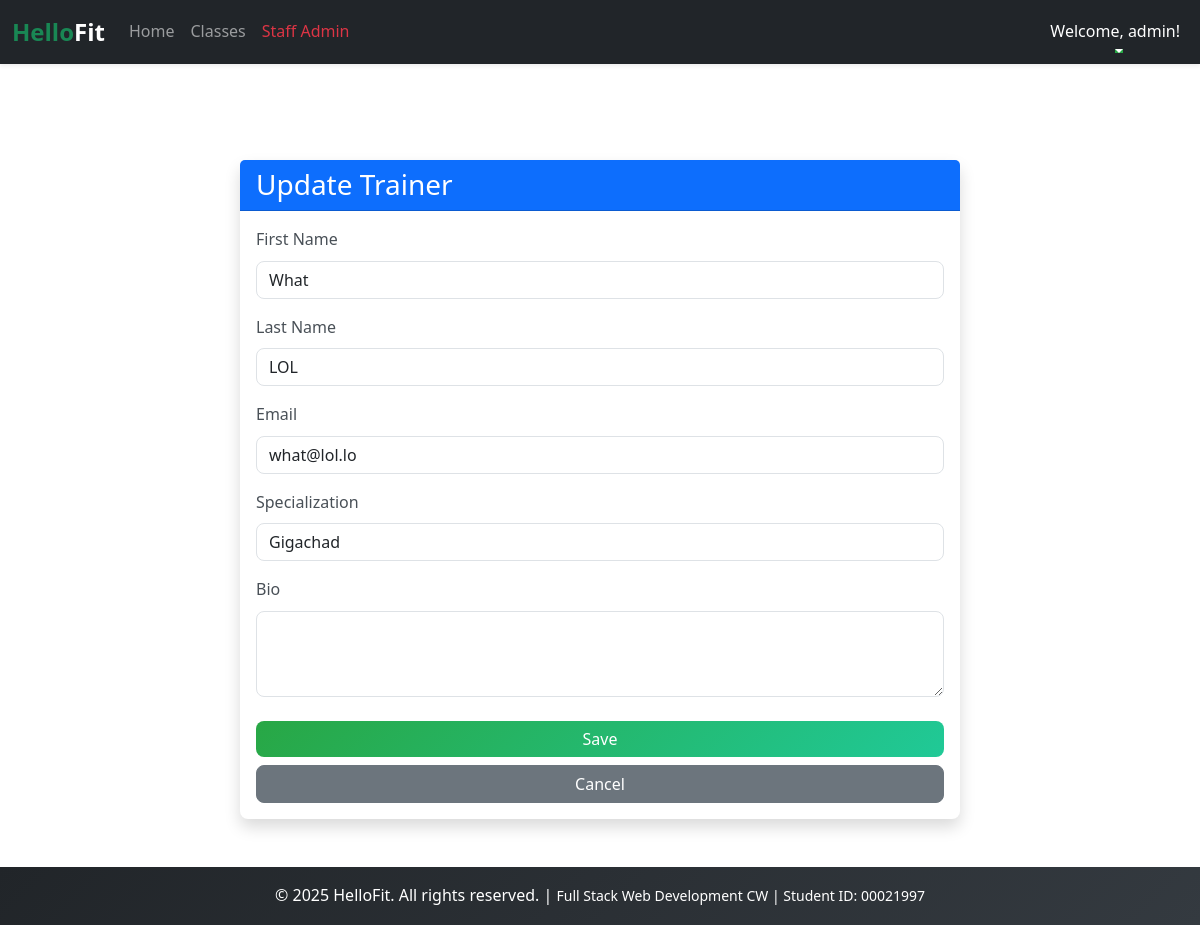
The page /staff/trainers/update/6/ (signed in) on the database its author committed.
### users/models.py (models this page shows, shortened)
class User(AbstractUser):
    ROLES = [
        ('member', 'Member'),
        ('trainer', 'Trainer'),
        ('staff', 'Staff'),
    ]
    role = models.CharField(max_length=10, choices=ROLES, default='member')
    phone = models.CharField(max_length=12, blank=True)
    join_date = models.DateTimeField(auto_now_add=True)

class Trainer(models.Model):
    user = models.OneToOneField(User, on_delete=models.CASCADE, primary_key=True)
    specialization = models.CharField(max_length=50)
    bio = models.TextField(blank=True)

### scheduling/views.py (the view, shortened to what this page needs)
# urls.py: path('staff/trainers/update/<int:pk>/', staff_trainer_update, name='staff_trainer_update'),
@login_required
def staff_trainer_update(request, pk):
    if request.user.role != 'staff': return redirect('home')
    trainer = get_object_or_404(Trainer, pk=pk)
    return render(request, 'scheduling/staff/trainer_form.html', {'trainer': trainer, 'title': 'Update Trainer'})

### scheduling/templates/scheduling/staff/trainer_form.html (shortened to what this page needs)
{% extends 'base.html' %}
{% block content %}
<div class="container mt-5">
    <div class="row justify-content-center">
        <div class="col-md-8">
            <div class="card shadow">
                <div class="card-header bg-primary text-white">
                    <h3 class="card-title mb-0">{{ title }}</h3>
                </div>
                <div class="card-body">
                    <form method="post">
                        {% if trainer %}
                        <div class="mb-3">
                            <label class="form-label">First Name</label>
                            <input type="text" name="first_name" class="form-control"
                                value="{{ trainer.user.first_name }}" required>
                        </div>
                        <div class="mb-3">
                            <label class="form-label">Last Name</label>
                            <input type="text" name="last_name" class="form-control"
                                value="{{ trainer.user.last_name }}" required>
                        </div>
                        <div class="mb-3">
                            <label class="form-label">Email</label>
                            <input type="email" name="email" class="form-control" value="{{ trainer.user.email }}"
                                required>
                        </div>
                        <div class="mb-3">
                            <label class="form-label">Specialization</label>
                            <input type="text" name="specialization" class="form-control"
                                value="{{ trainer.specialization }}" required>
                        </div>
                        <div class="mb-3">
                            <label class="form-label">Bio</label>
                            <textarea name="bio" class="form-control" rows="3">{{ trainer.bio }}</textarea>
                        </div>
                        {% endif %}
                        <div class="d-grid gap-2 mt-4">
                            <button type="submit" class="btn btn-success">Save</button>
                            <a href="{% url 'staff_trainer_list' %}" class="btn btn-secondary">Cancel</a>
                        </div>
                    </form>
                </div>
            </div>
        </div>
    </div>
</div>
{% endblock %}

### templates/base.html (shortened to what this page needs)
{% load static %}
<!DOCTYPE html>
<html lang="en">
<head>
    <link href="https://cdn.jsdelivr.net/npm/bootstrap@5.3.3/dist/css/bootstrap.min.css" rel="stylesheet"
>
    <link rel="stylesheet" href="{% static 'css/style.css' %}">
</head>
<body style="display:flex;min-height:100vh;flex-direction:column;">
    <header>
        <nav class="navbar navbar-expand-lg navbar-dark bg-dark shadow-sm">
            <div class="container-fluid">
                <a class="navbar-brand fs-4 fw-bold text-success" href="{% url 'home' %}">
                    Hello<span class="text-white">Fit</span>
                </a>
                <div class="collapse navbar-collapse" id="navbarNav">
                    <ul class="navbar-nav me-auto mb-2 mb-lg-0">
                        <li class="nav-item">
                            <a class="nav-link" href="{% url 'home' %}">Home</a>
                        </li>
                        <li class="nav-item">
                            <a class="nav-link" href="{% url 'classes' %}">Classes</a>
                        </li>
                        {% if user.is_authenticated %}
                        {% if user.role == 'member' %}
                        <li class="nav-item">
                            <a class="nav-link text-warning" href="{% url 'member_dashboard' %}">My Dashboard</a>
                        </li>
                        {% elif user.role == 'trainer' %}
                        <li class="nav-item">
                            <a class="nav-link text-info" href="{% url 'trainer_dashboard' %}">Trainer Panel</a>
                        </li>
                        {% elif user.role == 'staff' %}
                        <li class="nav-item">
                            <a class="nav-link text-danger" href="{% url 'staff_dashboard' %}">Staff Admin</a>
                        </li>
                        {% endif %}
                        {% endif %}
                    </ul>
                    <ul class="navbar-nav ms-auto">
                        {% if user.is_authenticated %}
                        <li class="nav-item dropdown">
                            <a class="nav-link dropdown-toggle text-white" href="#" id="navbarDropdown" role="button"
                                data-bs-toggle="dropdown" aria-expanded="false">
                                Welcome, {{ user.first_name|default:user.username }}!
                            </a>
                        </li>
                        {% endif %}
                    </ul>
                </div>
            </div>
        </nav>
    </header>
    <main class="container my-5">
        {% block content %}
        {% endblock content %}
    </main>
    <footer class="bg-dark text-white text-center py-3 mt-auto">
        <div class="container">
            <p class="mb-0">
                &copy; 2025 HelloFit. All rights reserved. |
                <small>Full Stack Web Development CW | Student ID: 00021997</small>
            </p>
        </div>
    </footer>
</body>
</html>

### static/css/style.css (style rules this page uses)
:root { --primary-green: #28a745; --dark-bg: #212529; --light-gray: #f8f9fa; --border-radius: 8px; --transition-speed: 0.3s; }
body { font-family: 'Segoe UI', Tahoma, Geneva, Verdana, sans-serif; line-height: 1.6; }
html { scroll-behavior: smooth; }
.btn { border-radius: var(--border-radius); transition: all var(--transition-speed) ease; font-weight: 500; }
.btn-success { background: linear-gradient(135deg, #28a745 0%, #20c997 100%); border: none; }
.card { border-radius: var(--border-radius); border: none; box-shadow: 0 2px 8px rgba(0, 0, 0, 0.1); transition: all var(--transition-speed) ease; }
.form-control, .form-select { border-radius: var(--border-radius); border: 1px solid #dee2e6; transition: all var(--transition-speed) ease; }
.form-label { font-weight: 500; color: #495057; margin-bottom: 0.5rem; }
.navbar { box-shadow: 0 2px 4px rgba(0, 0, 0, 0.1); }
.navbar-brand { transition: all var(--transition-speed) ease; }
.nav-link { position: relative; transition: all var(--transition-speed) ease; }
.nav-link::after { content: ''; position: absolute; bottom: 0; left: 50%; width: 0; height: 2px; background: var(--primary-green); transition: all var(--transition-speed) ease; transform: translateX(-50%); }
footer { background: linear-gradient(135deg, var(--dark-bg) 0%, #343a40 100%); }

### rows shown on the page
User: first_name "admin"
Trainer: first_name "What", last_name "LOL", email "what@lol.lo", specialization "Gigachad"

### other values the page prints
{{ title }} "Update Trainer"
